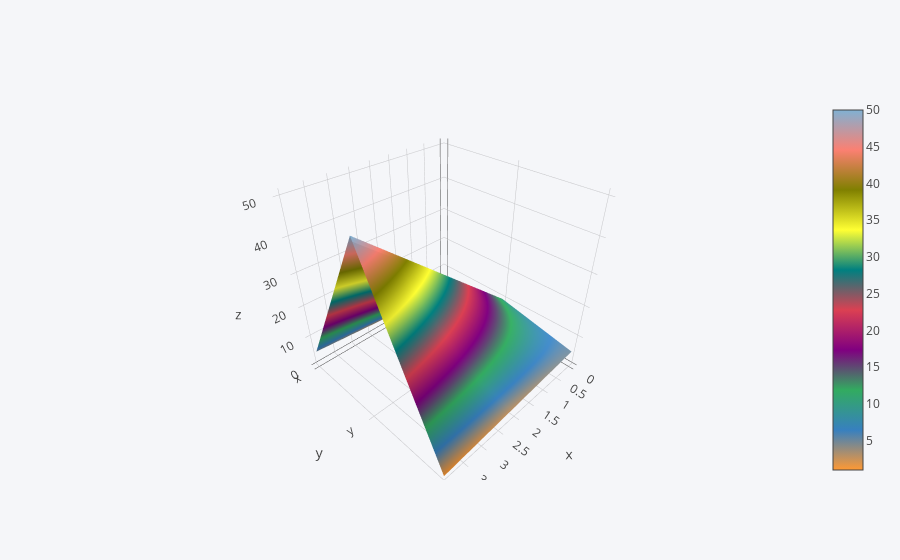

The code cell stored with this chart in its notebook:
### Code cell
df4.iplot(kind='surface')

### Figure 1 — Plotly figure (JSON) as saved in the notebook; plotly's stock layout.template omitted (floating-point values rounded to 4 significant figures)
{"data": [{"colorscale": [[0, "rgb(255, 153, 51)"], [0.1111, "rgb(55, 128, 191)"], [0.2222, "rgb(50, 171, 96)"], [0.3333, "rgb(128, 0, 128)"], [0.4444, "rgb(219, 64, 82)"], [0.5556, "rgb(0, 128, 128)"], [0.6667, "rgb(255, 255, 51)"], [0.7778, "rgb(128, 128, 0)"], [0.8889, "rgb(251, 128, 114)"], [1, "rgb(128, 177, 211)"]], "type": "surface", "uid": "17b90f82-d080-4ead-aa0f-2827b15fdee1", "x": [0, 1, 2, 3, 4], "y": ["x", "y", "z"], "z": [[1, 2, 3, 4, 5], [10, 20, 30, 40, 50], [5, 4, 3, 2, 1]]}], "layout": {"legend": {"bgcolor": "#F5F6F9", "font": {"color": "#4D5663"}}, "paper_bgcolor": "#F5F6F9", "plot_bgcolor": "#F5F6F9", "title": {"font": {"color": "#4D5663"}}, "xaxis": {"gridcolor": "#E1E5ED", "showgrid": true, "tickfont": {"color": "#4D5663"}, "title": {"font": {"color": "#4D5663"}, "text": ""}, "zerolinecolor": "#E1E5ED"}, "yaxis": {"gridcolor": "#E1E5ED", "showgrid": true, "tickfont": {"color": "#4D5663"}, "title": {"font": {"color": "#4D5663"}, "text": ""}, "zerolinecolor": "#E1E5ED"}}}
